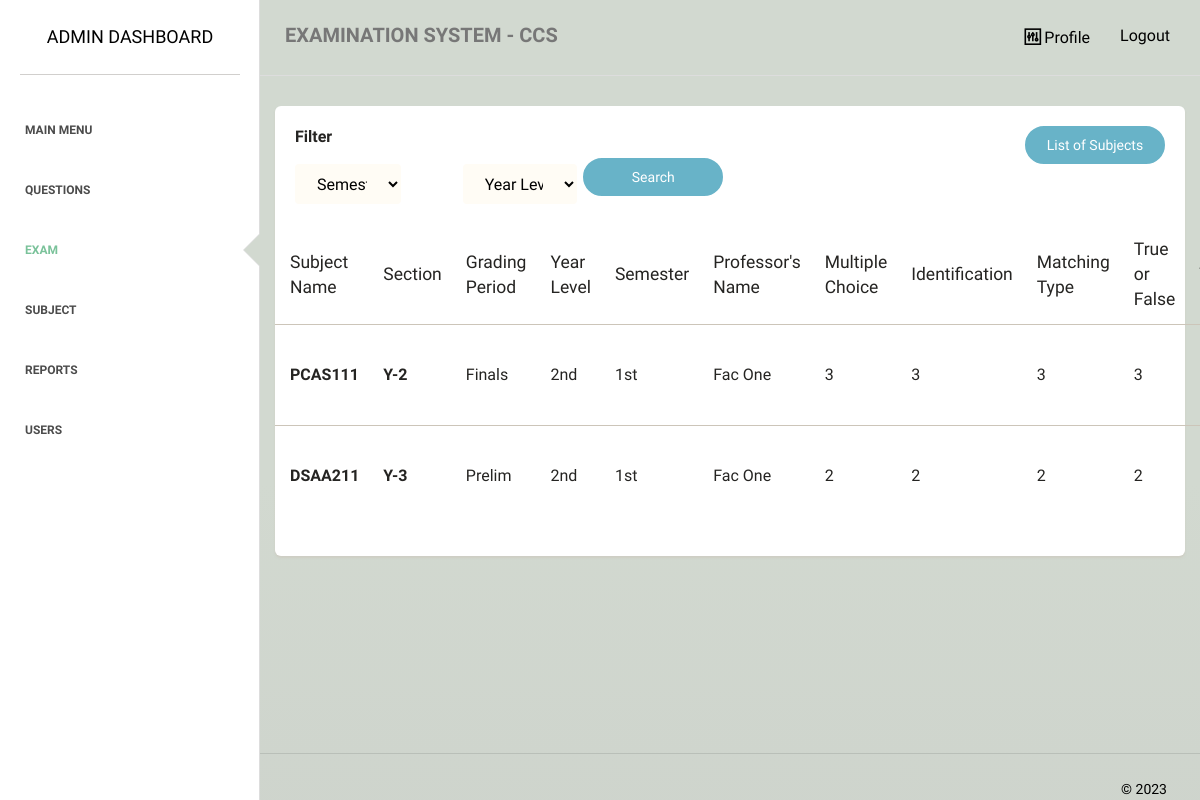
Page /admin/exams/index.php on the committed database.
### tables this page shows
CREATE TABLE `examcreated` (
  `exam_id` int(11) NOT NULL,
  `subject` varchar(255) NOT NULL,
  `section_name` varchar(255) NOT NULL,
  `section_id` varchar(255) NOT NULL,
  `subject_id` varchar(255) NOT NULL,
  `grading_period` varchar(255) NOT NULL,
  `yearlevel` varchar(255) NOT NULL,
  `semester` varchar(255) NOT NULL,
  `prof_name` varchar(255) NOT NULL,
  `prof_id` int(50) NOT NULL,
  `multiplechoice` int(50) NOT NULL,
  `identification` int(50) NOT NULL,
  `matching` int(255) NOT NULL,
  `trueorfalse` int(50) NOT NULL,
  `status` varchar(255) NOT NULL,
  `timer` varchar(255) NOT NULL,
  `matching_topic` varchar(255) NOT NULL
);

### admin/exams/index.php (the view, shortened to what this page needs)
<?php
require_once "../../dbconnect.php";
$search1 = $_GET['search1'] ?? '';
$search2 = $_GET['search2'] ?? '';
if ($search1 && $search2) {
    $statement = $pdo->prepare('SELECT * FROM examcreated WHERE semester like :semester and yearlevel like :yearlevel ORDER BY exam_id DESC');
    $statement->bindValue(':semester', "%$search1%");
    $statement->bindValue(':yearlevel', "%$search2%");
} elseif ($search1 && empty($search2)) {
    $statement = $pdo->prepare('SELECT * FROM examcreated WHERE semester like :semester ORDER BY exam_id DESC');
    $statement->bindValue(':semester', "%$search1%");
} elseif ($search2 && empty($search1)) {
    $statement = $pdo->prepare('SELECT * FROM examcreated WHERE yearlevel like :yearlevel ORDER BY exam_id DESC');
    $statement->bindValue(':yearlevel', "%$search2%");
} else {
    $statement = $pdo->prepare('SELECT * FROM examcreated ORDER BY exam_id DESC');
}
$statement->execute();
$procdata = $statement->fetchAll(PDO::FETCH_ASSOC);
?>
<!doctype html>
<html lang="en">
<head>
    <link href="../../assets/css/main.css" rel="stylesheet" />
    <link href="../../assets/css/animate.css" rel="stylesheet"/>
    <link href="../../assets/css/paper-dashboard.css" rel="stylesheet"/>
    <link href="../../assets/css/demo.css" rel="stylesheet" />
    <link href="http://maxcdn.bootstrapcdn.com/font-awesome/latest/css/font-awesome.min.css" rel="stylesheet">
    <link href="../../assets/css/themify-icons.css" rel="stylesheet">
</head>
<body>
<div class="wrapper">
    <div class="sidebar" data-background-color="white" data-active-color="success">
    	<div class="sidebar-wrapper">
            <div class="logo">
                <a href="" class="simple-text">
                    Admin Dashboard
                </a>
            </div>
            <ul class="nav">
                <li>
                    <a href="../">
                        <p>Main Menu</p>
                    </a>
                </li>
                <li>
                    <a href="../questions/">
                        <p>Questions</p>
                    </a>
                </li>
                <li class="active">
                    <a href="../exams/">
                        <p>Exam</p>
                    </a>
                </li>
                <li>
                    <a href="../class/">
                        <p>Subject</p>
                    </a>
                </li>
                <li>
                    <a href="../generate/">
                        <p>Reports</p>
                    </a>
                </li>
                <li>
                    <a href="../user/">
                        <p>Users</p>
                    </a>
                </li>
            </ul>
    	</div>
    </div>
    <div class="main-panel">
        <nav class="navbar navbar-default">
            <div class="container-fluid">
                <div class="navbar-header">
                    <a class="navbar-brand" href="#">EXAMINATION SYSTEM - CCS</a>
                </div>
                <div class="collapse navbar-collapse">
                    <ul class="nav navbar-nav navbar-right">
                        <li>
                            <a href="../profile.php">
                                <i class="ti-panel"></i>
								<p>Profile</p>
                            </a>
                        </li>
						<li>
                            <a href="../../logout">
								<p>Logout</p>
                            </a>
                        </li>
                    </ul>
                </div>
            </div>
        </nav>
        <div class="content">
            <div class="container-fluid">
                <div class="row">
                    <div class="">
                        <div class="card ">
                            <div class="header">
                                <div class="header-arrangement">
                                    <div class="right">
                                        <form action="" method="get">
                                            <div class="flex">
                                                <p><b>Filter</b></p>
                                                <div class="row">
                                                    <div class="col-md-2">
                                                        <select name="search1" class="form-control" style="font-size: medium;">
                                                            <option value="" selected>Semester</option>
                                                        </select>
                                                    </div>
                                                    <div class="col-md-2">
                                                        <select name="search2" class="form-control" style="font-size: medium; margin-left:5rem;">
                                                            <option value="" selected>Year Level</option>
                                                        </select>
                                                    </div>
                                                    <button type="submit" name="search" class="btn btn-info btn-fill btn-wd" style="margin-left:5rem; margin-bottom:1rem;">Search</button>
                                                </div>
                                            </div>
                                        </form>
                                    </div>
                                    <div class="left">
                                        <a href="list.php" class="btn btn-info btn-fill btn-wd">List of Subjects</a>
                                    </div>
                                </div>
                            </div>
                            <div class="content table-responsive table-full-width">
                                <table class="table">
                                    <thead>
                                    	<th>Subject Name</th>
                                    	<th>Section</th>
                                    	<th>Grading Period</th>
                                    	<th>Year Level</th>
                                    	<th>Semester</th>
                                    	<th>Professor's Name</th>
                                    	<th>Multiple Choice</th>
                                    	<th>Identification</th>
                                    	<th>Matching Type</th>
                                    	<th>True or False</th>
                                    	<th>Timer</th>
                                    </thead>
                                    <tbody>
                                        <?php foreach ($procdata as $i => $item): ?>
                                        <tr>
                                        	<td style="font-size:medium;"><b><?php echo $item['subject']; ?></b></td>
                                        	<td style="font-size:medium;"><b><?php echo $item['section_name']; ?></b></td>
                                        	<td style="font-size:medium;"><?php echo $item['grading_period']; ?></td>
                                        	<td style="font-size:medium;"><?php echo $item['yearlevel']; ?></td>
                                        	<td style="font-size:medium;"><?php echo $item['semester']; ?></td>
                                        	<td style="font-size:medium;"><?php echo $item['prof_name']; ?></td>
                                        	<td style="font-size:medium;"><?php echo $item['multiplechoice']; ?></td>
                                        	<td style="font-size:medium;"><?php echo $item['identification']; ?></td>
                                        	<td style="font-size:medium;"><?php echo $item['matching']; ?></td>
                                        	<td style="font-size:medium;"><?php echo $item['trueorfalse']; ?></td>
                                        	<td style="font-size:medium;"><?php echo $item['timer']; ?></td>
                                        </tr>
                                        <?php endforeach;?>
                                    </tbody>
                                </table>
                            </div>
                        </div>
                    </div>
                </div>
            </div>
        </div>
        <footer class="footer">
            <div class="container-fluid">
                <div class="copyright pull-right">
                    &copy; <script>document.write(new Date().getFullYear())</script>
                </div>
            </div>
        </footer>
    </div>
</div>
</body>
</html>

### assets/css/demo.css (style rules this page uses)
.header-arrangement { display: flex; }
.header-arrangement .right { flex: 1; }

### rows in the picture
examcreated: subject "PCAS111", section_name "Y-2", grading_period "Finals", yearlevel "2nd", semester "1st", prof_name "Fac One", multiplechoice "3", identification "3", matching "3", trueorfalse "3"
examcreated: subject "DSAA211", section_name "Y-3", grading_period "Prelim", yearlevel "2nd", semester "1st", prof_name "Fac One", multiplechoice "2", identification "2", matching "2", trueorfalse "2"
